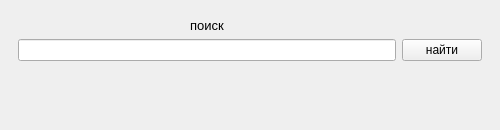
<?xml version="1.0" encoding="UTF-8"?>
<ui version="4.0">
 <class>Form</class>
 <widget class="QWidget" name="Form">
  <property name="geometry">
   <rect>
    <x>0</x>
    <y>0</y>
    <width>500</width>
    <height>130</height>
   </rect>
  </property>
  <property name="windowTitle">
   <string>Form</string>
  </property>
  <layout class="QHBoxLayout" name="horizontalLayout">
   <item>
    <widget class="QWidget" name="widget" native="true">
     <layout class="QGridLayout" name="gridLayout">
      <item row="0" column="0">
       <widget class="QLabel" name="label">
        <property name="text">
         <string>&lt;!DOCTYPE HTML PUBLIC &quot;-//W3C//DTD HTML 4.0//EN&quot; &quot;http://www.w3.org/TR/REC-html40/strict.dtd&quot;&gt;
&lt;html&gt;&lt;head&gt;&lt;meta name=&quot;qrichtext&quot; content=&quot;1&quot; /&gt;&lt;style type=&quot;text/css&quot;&gt;
p, li { white-space: pre-wrap; }
&lt;/style&gt;&lt;/head&gt;&lt;body style=&quot; font-family:'MS Shell Dlg 2'; font-size:10pt; font-weight:400; font-style:normal;&quot;&gt;
&lt;p align=&quot;center&quot; style=&quot; margin-top:0px; margin-bottom:0px; margin-left:0px; margin-right:0px; -qt-block-indent:0; text-indent:0px;&quot;&gt;поиск&lt;/p&gt;&lt;/body&gt;&lt;/html&gt;</string>
        </property>
       </widget>
      </item>
      <item row="1" column="0">
       <widget class="QLineEdit" name="lineEdit">
        <property name="minimumSize">
         <size>
          <width>100</width>
          <height>0</height>
         </size>
        </property>
        <property name="maximumSize">
         <size>
          <width>16777215</width>
          <height>16777215</height>
         </size>
        </property>
       </widget>
      </item>
      <item row="1" column="1">
       <widget class="QPushButton" name="pushButton">
        <property name="text">
         <string>найти</string>
        </property>
       </widget>
      </item>
      <item row="2" column="0">
       <spacer name="verticalSpacer">
        <property name="orientation">
         <enum>Qt::Vertical</enum>
        </property>
        <property name="sizeHint" stdset="0">
         <size>
          <width>20</width>
          <height>40</height>
         </size>
        </property>
       </spacer>
      </item>
     </layout>
    </widget>
   </item>
  </layout>
 </widget>
 <layoutdefault spacing="6" margin="9"/>
 <resources/>
 <connections/>
 <designerdata>
  <property name="gridDeltaX">
   <number>10</number>
  </property>
  <property name="gridDeltaY">
   <number>10</number>
  </property>
  <property name="gridSnapX">
   <bool>true</bool>
  </property>
  <property name="gridSnapY">
   <bool>true</bool>
  </property>
  <property name="gridVisible">
   <bool>true</bool>
  </property>
 </designerdata>
</ui>
